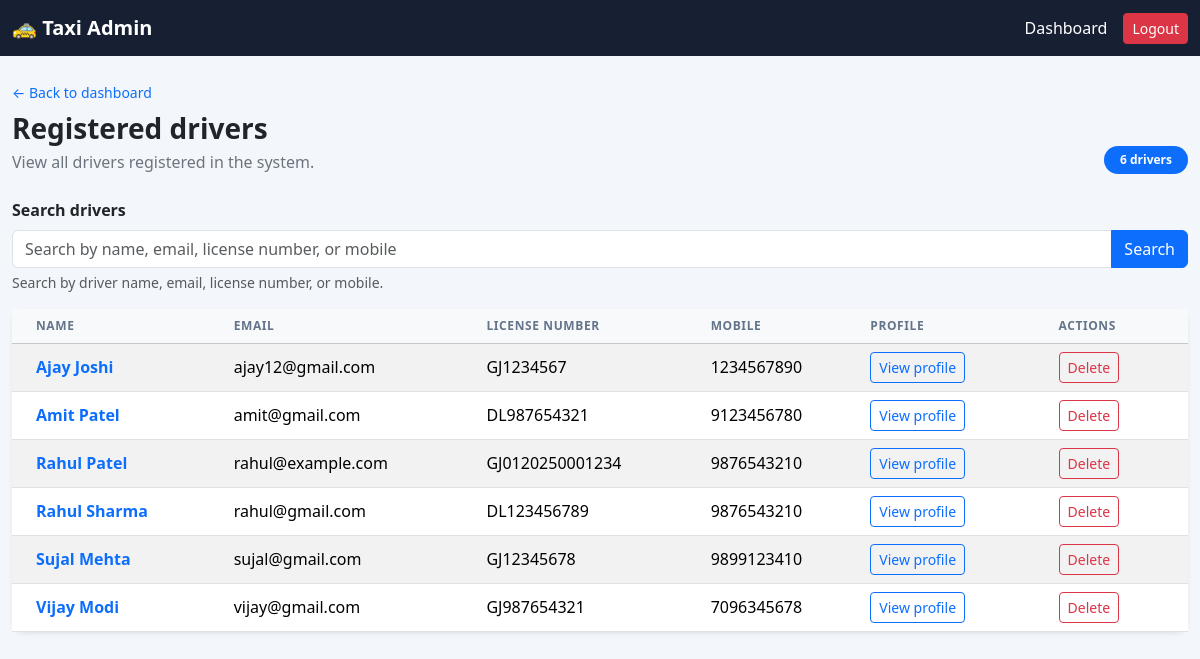
The app's page /drivers/ (signed in) with its own data.
### core/models.py (models this page shows, shortened)
class Driver(models.Model):
    name = models.CharField(max_length=100)
    email = models.EmailField(unique=True)
    license_number = models.CharField(
        max_length=50,
        unique=True
    )
    mobile = models.CharField(max_length=15)
    taxi_number = models.CharField(max_length=20, blank=True)
    password = models.CharField(max_length=128)

### core/views.py (the view, shortened to what this page needs)
# urls.py: path('drivers/', views.admin_drivers, name='admin_drivers'),
@user_passes_test(lambda user: user.is_authenticated and user.is_staff,
                  login_url='admin_login')
def admin_drivers(request):
    search_form = DriverSearchForm(request.GET)
    search_form.is_valid()
    search_query = search_form.cleaned_data['q']
    drivers = Driver.objects.order_by('name')
    return render(
        request,
        'core/admin_drivers.html',
        {
            'drivers': drivers,
            'search_form': search_form,
            'search_query': search_query,
        },
    )

### core/forms.py
class DriverSearchForm(forms.Form):
    q = forms.CharField(
        label='Search drivers',
        required=False,
        strip=True,
        widget=forms.SearchInput(attrs={
            'class': 'form-control',
            'placeholder': 'Search by name, email, license number, or mobile',
            'aria-describedby': 'driver-search-help',
        }),
    )

### core/templates/core/admin_drivers.html (shortened to what this page needs)
<!DOCTYPE html>
<html lang="en">
<head>
    <link href="https://cdn.jsdelivr.net/npm/bootstrap@5.3.3/dist/css/bootstrap.min.css"
          rel="stylesheet">
</head>
<body>
<nav class="navbar navbar-dark admin-navbar">
    <div class="container-xxl">
        <a class="navbar-brand fw-bold" href="{% url 'admin_dashboard' %}">
            🚕 Taxi Admin
        </a>
        <div class="d-flex align-items-center gap-3">
            <a class="nav-link text-white" href="{% url 'admin_dashboard' %}">
                Dashboard
            </a>
            <form method="POST" action="{% url 'admin_logout' %}">
                <button type="submit" class="btn btn-danger btn-sm">Logout</button>
            </form>
        </div>
    </div>
</nav>
<main class="container-xxl py-4">
    <header class="mb-4">
        <a class="text-decoration-none small" href="{% url 'admin_dashboard' %}">
            &larr; Back to dashboard
        </a>
        <div class="d-flex flex-wrap justify-content-between align-items-end gap-2 mt-2">
            <div>
                <h1 class="h3 fw-bold mb-1">Registered drivers</h1>
                <p class="text-secondary mb-0">View all drivers registered in the system.</p>
            </div>
            <span class="badge rounded-pill text-bg-primary px-3 py-2">
                {{ drivers|length }} driver{{ drivers|length|pluralize }}
            </span>
        </div>
    </header>
    <form method="GET" action="{% url 'admin_drivers' %}" class="mb-3">
        <label for="id_q" class="form-label fw-semibold">
            {{ search_form.q.label }}
        </label>
        <div class="input-group">
            {{ search_form.q }}
            <button class="btn btn-primary" type="submit">Search</button>
        </div>
        <div id="driver-search-help" class="form-text">
            Search by driver name, email, license number, or mobile.
        </div>
    </form>
    <section class="card page-card shadow-sm" aria-label="Driver listing">
        <div class="table-responsive">
            <table class="table table-striped table-hover align-middle mb-0">
                <thead class="table-light">
                    <tr>
                        <th scope="col" class="ps-4">Name</th>
                        <th scope="col">Email</th>
                        <th scope="col">License Number</th>
                        <th scope="col">Mobile</th>
                        <th scope="col" class="pe-4">Profile</th>
                        <th scope="col" class="pe-4">Actions</th>
                    </tr>
                </thead>
                <tbody>
                    {% for driver in drivers %}
                        <tr>
                            <td class="ps-4 fw-semibold">
                                <a class="text-decoration-none"
                                   href="{% url 'admin_driver_detail' driver.id %}">
                                    {{ driver.name }}
                                </a>
                            </td>
                            <td>{{ driver.email }}</td>
                            <td>{{ driver.license_number }}</td>
                            <td>{{ driver.mobile }}</td>
                            <td class="pe-4">
                                <a class="btn btn-outline-primary btn-sm"
                                   href="{% url 'admin_driver_detail' driver.id %}">
                                    View profile
                                </a>
                            </td>
                            <td class="pe-4">
                                <form method="POST"
                                      action="{% url 'admin_driver_delete' driver.id %}"
                                      onsubmit="return confirm('Delete {{ driver.name|escapejs }}? This cannot be undone.');">
                                    <button type="submit"
                                            class="btn btn-outline-danger btn-sm">
                                        Delete
                                    </button>
                                </form>
                            </td>
                        </tr>
                    {% endfor %}
                </tbody>
            </table>
        </div>
    </section>
</main>
</body>
</html>

### core/templates/core/admin_drivers.html (style rules this page uses)
body { background: #f3f6fa; }
.admin-navbar { background: #172033; }
.page-card { border: 0; border-radius: 12px; }
.table thead th { color: #64748b; font-size: .75rem; letter-spacing: .05em; text-transform: uppercase; white-space: nowrap; }

### records on screen
Driver: name "Ajay Joshi", email "ajay12@gmail.com", license_number "GJ1234567", mobile "1234567890"
Driver: name "Amit Patel", email "amit@gmail.com", license_number "DL987654321", mobile "9123456780"
Driver: name "Rahul Patel", email "rahul@example.com", license_number "GJ0120250001234", mobile "9876543210"
Driver: name "Rahul Sharma", email "rahul@gmail.com", license_number "DL123456789", mobile "9876543210"
Driver: name "Sujal Mehta", email "sujal@gmail.com", license_number "GJ12345678", mobile "9899123410"
Driver: name "Vijay Modi", email "vijay@gmail.com", license_number "GJ987654321", mobile "7096345678"

### other values on screen
{{ drivers|length }} "6"
{{ search_form.q.label }} "Search drivers"
